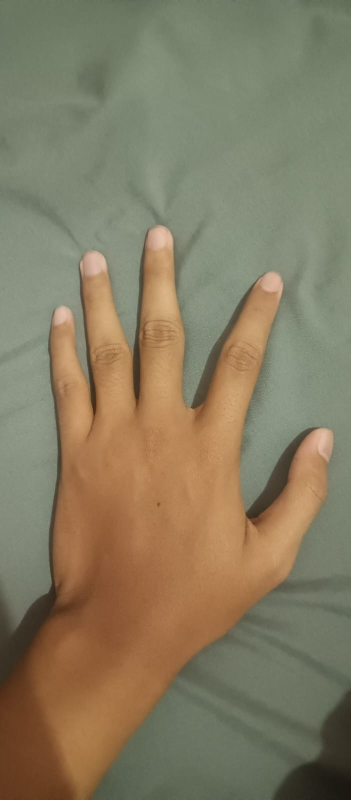
#> input picture backend/models/Kuku-Anemia/experiments/yolo26_seg/dataset_app/images/train/app_0000.jpg, 702 x 1600 px (shown at 1/2 size); its folder holds only this picture in this run
$ python -i content_guard.py   (imports and definitions only)
#> lines starting #> are read from the running program, lines starting #| are printed output that depends on the picture; after the words box and inside, x2 and y2 are one past the last pixel; in counts of white or black regions, pixels touching at a corner belong together
### backend/models/Deploy_AnemiaEyes/deploy/feature_extraction.py
"""
Shared Conjunctival-Feature Extraction (single source of truth)
================================================================
This module is the *only* place that implements the advanced color-space
masking used to build model features. Both the training pipeline and the
real-time inference module import from here, so the exact same function
(identical thresholds, identical math) is used at training and at
prediction time. Do NOT duplicate this logic anywhere else.

Deployment note: this module intentionally imports only core scientific
libraries (numpy, opencv, scikit-image). It has NO dependency on config.py,
the dataset paths, or any web framework, so it can be imported safely in a
production/inference process without a dataset present.
"""

import cv2
import numpy as np


def rgb2lab(img_rgb_f):
    """Convert float [0,1] RGB to LAB with same ranges as skimage (L:0-100, a:-128..127, b:-128..127)."""
    img_uint8 = (img_rgb_f * 255).astype(np.uint8)
    lab_cv = cv2.cvtColor(img_uint8, cv2.COLOR_RGB2LAB).astype(np.float64)
    lab_cv[:, :, 0] *= 100.0 / 255.0
    lab_cv[:, :, 1] -= 128.0
    lab_cv[:, :, 2] -= 128.0
    return lab_cv


def rgb2hsv(img_rgb_f):
    """Convert float [0,1] RGB to HSV with same ranges as skimage (H:0-1, S:0-1, V:0-1)."""
    img_uint8 = (img_rgb_f * 255).astype(np.uint8)
    hsv_cv = cv2.cvtColor(img_uint8, cv2.COLOR_RGB2HSV).astype(np.float64)
    hsv_cv[:, :, 0] /= 180.0
    hsv_cv[:, :, 1] /= 255.0
    hsv_cv[:, :, 2] /= 255.0
    return hsv_cv


def clean_mask_morphology(mask, kernel_size=5):
    """Remove small isolated noise specks and fill small holes in the main blob."""
    kernel = cv2.getStructuringElement(cv2.MORPH_ELLIPSE, (kernel_size, kernel_size))
    cleaned = cv2.morphologyEx(mask.astype(np.uint8), cv2.MORPH_OPEN, kernel)
    cleaned = cv2.morphologyEx(cleaned, cv2.MORPH_CLOSE, kernel)
    return cleaned.astype(bool)


def keep_largest_component(mask):
    """Keep only the largest connected component (assumption: conjunctiva = the
    largest continuous region)."""
    mask_uint8 = mask.astype(np.uint8)
    num_labels, labels, stats, _ = cv2.connectedComponentsWithStats(
        mask_uint8, connectivity=8)
    if num_labels <= 1:
        return mask
    largest_idx = 1 + np.argmax(stats[1:, cv2.CC_STAT_AREA])
    return (labels == largest_idx)


def extract_features_advanced_masking(img_bgr, return_masks=False,
                                      min_valid_pixels=100):
    """
    Advanced color-space masking feature extractor.

    Copies verbatim the logic used to build the training features
    (same background rejection, same tissue-mask thresholds, same
    mean/std statistics). Changing ANY value here invalidates the
    deployed model — keep it in sync with training.

    Args:
        img_bgr (np.ndarray): BGR image loaded with OpenCV (cv2.imread)
        return_masks (bool): Whether to return visualization masks
        min_valid_pixels (int): Minimum valid pixel count before the
            tissue mask is relaxed to just the background mask

    Returns:
        dict: feature dictionary, OR
        (heatmap_rgb_ish, segmented_rgb): if return_masks=True, OR
        None: if image has too few valid pixels (< 10)
    """
    # Convert BGR to RGB
    img_rgb = cv2.cvtColor(img_bgr, cv2.COLOR_BGR2RGB)
    img_rgb_f = img_rgb.astype(np.float32) / 255.0

    # Convert to LAB and HSV color spaces
    img_lab = rgb2lab(img_rgb_f)
    img_hsv = rgb2hsv(img_rgb_f)

    # ===========================================================================
    # MASKING LAYER 1: Background Rejection (Physical Background)
    # ===========================================================================
    # Detect white background pixels (> 245 in 0-255 scale == > 0.96 in 0-1)
    white_bg = (img_rgb_f[:, :, 0] > 0.96) & \
               (img_rgb_f[:, :, 1] > 0.96) & \
               (img_rgb_f[:, :, 2] > 0.96)

    # Detect black/dark background pixels (< 10 in 0-255 scale == < 0.04 in 0-1)
    black_bg = (img_rgb_f[:, :, 0] < 0.04) & \
               (img_rgb_f[:, :, 1] < 0.04) & \
               (img_rgb_f[:, :, 2] < 0.04)

    # Valid background = NOT white AND NOT black
    valid_bg = ~(white_bg | black_bg)

    # ===========================================================================
    # MASKING LAYER 2: Biological Tissue Detection
    # ===========================================================================
    # Use LAB 'a' channel (red-green axis) + HSV saturation + LAB lightness
    # Relaxed thresholds to ensure pale/anemic conjunctiva tissues are captured
    tissue_mask = (img_lab[:, :, 1] > 5) & \
                  (img_hsv[:, :, 1] > 0.15) & \
                  (img_lab[:, :, 0] > 15)

    # Final valid region = combination of both masks
    final_valid = valid_bg & tissue_mask

    # Fallback 1: If too few pixels detected, relax mask to just valid background
    if final_valid.sum() < min_valid_pixels:
        final_valid = valid_bg

    # Fallback 2: If still insufficient pixels, reject image entirely
    if final_valid.sum() < 10:
        return None

    # ===========================================================================
    # MASKING LAYER 3: Spatial Cleaning
    # Remove small isolated noise specks (e.g. eyelash/skin artifacts that pass
    # the color thresholds) and keep only the main conjunctiva region.
    # This changes the pixel set used for feature statistics, so it changes the
    # extracted feature VALUES for every image (re-trained accordingly).
    # ===========================================================================
    final_valid_before_layer3 = final_valid.copy()
    final_valid = clean_mask_morphology(final_valid, kernel_size=5)
    final_valid = keep_largest_component(final_valid)

    # Safety: never shrink the valid region below the meaningful threshold;
    # fall back to the pre-Layer-3 mask instead of rejecting an image that
    # previously succeeded.
    if final_valid.sum() < 100:
        final_valid = final_valid_before_layer3

    # ===========================================================================
    # FEATURE EXTRACTION (if not returning masks)
    # ===========================================================================
    if not return_masks:
        # Extract statistical features from valid pixels
        features = {
            "mean_R":  np.mean(img_rgb_f[:, :, 0][final_valid]),
            "mean_G":  np.mean(img_rgb_f[:, :, 1][final_valid]),
            "mean_B":  np.mean(img_rgb_f[:, :, 2][final_valid]),

            "mean_L":  np.mean(img_lab[:, :, 0][final_valid]),
            "mean_a":  np.mean(img_lab[:, :, 1][final_valid]),
            "mean_b":  np.mean(img_lab[:, :, 2][final_valid]),

            "mean_S":  np.mean(img_hsv[:, :, 1][final_valid]),
            "mean_V":  np.mean(img_hsv[:, :, 2][final_valid]),

            "std_a":   np.std(img_lab[:, :, 1][final_valid]),
            "std_b":   np.std(img_lab[:, :, 2][final_valid]),
            "std_S":   np.std(img_hsv[:, :, 1][final_valid]),
            "n_valid_px": final_valid.sum(),
        }

        return features

    # ===========================================================================
    # VISUALIZATION MODE (return heatmap overlay + tissue mask)
    # ===========================================================================
    else:
        # Compute attention ONLY on conjunctiva tissue pixels
        attention_score = np.zeros_like(img_lab[:, :, 1])
        a_channel = img_lab[:, :, 1]
        s_channel = img_hsv[:, :, 1]
        a_min = a_channel[final_valid].min() if final_valid.sum() > 0 else a_channel.min()
        attention_score[final_valid] = (
            (a_channel[final_valid] - a_min) * s_channel[final_valid]
        )

        # Blur + normalize
        attention_norm = cv2.GaussianBlur(attention_score, (15, 15), 0)
        attention_norm = cv2.normalize(
            attention_norm, None, 0, 255, cv2.NORM_MINMAX).astype(np.uint8)

        # JET colormap heatmap
        heatmap = cv2.applyColorMap(attention_norm, cv2.COLORMAP_JET)
        heatmap_rgb = cv2.cvtColor(heatmap, cv2.COLOR_BGR2RGB)

        # Overlay: original + heatmap ONLY on tissue, background darkened
        darkened = (img_rgb * 0.3).astype(np.uint8)
        result = darkened.copy()

        tissue_overlay = cv2.addWeighted(
            img_rgb[final_valid], 0.4,
            heatmap_rgb[final_valid], 0.6, 0
        )
        result[final_valid] = tissue_overlay

        return result, final_valid

### backend/services/content_guard.py
"""Content guard: reject uploads that are not an eye or a hand/nail photo.

Pure OpenCV/numpy heuristics — no extra dependency and no extra model. The
goal is to stop obviously wrong input (documents, screenshots, landscapes,
logos, near-black frames) from producing a confident-looking Hb estimate. It
is a sanity filter, not a classifier: a photo that merely looks skin-like can
still pass, which is acceptable because the downstream detectors (conjunctiva
mask for the eye, YOLO/MediaPipe for the hand) remain the authority.

Every rejection message is written for the end user in Indonesian because it
is rendered verbatim in the UI.
"""

import os
import sys

import cv2
import numpy as np

# feature_extraction lives inside the vendored eye repo; inference.py adds the
# same directory to sys.path, but the guard must also work when imported
# first (routes validates content before any model import happens).
_MODEL_DIR = os.path.join(
    os.path.dirname(os.path.dirname(os.path.abspath(__file__))),
    "models", "Deploy_AnemiaEyes", "deploy",
)
if _MODEL_DIR not in sys.path:
    sys.path.insert(0, _MODEL_DIR)

MIN_SIDE_PX = 100
# A photo of a page/screen is dominated by near-white pixels with almost no
# saturation; a real eye/nail photo never looks like that.
WHITE_BG_FRACTION = 0.60
MEAN_SATURATION_DOC = 15
MEAN_VALUE_DARK = 25
# Conjunctiva tissue share of the frame for a valid close-up: some red tissue
# must exist (a pale/anemic conjunctiva yields a small mask, so the floor is
# deliberately low). The ceiling is only a backstop against a literal
# solid-fill frame — a tight macro of the conjunctiva can legitimately cover
# ~95% of the shot, and rejecting those would reject real users.
MIN_TISSUE_FRACTION = 0.005
MAX_TISSUE_FRACTION = 0.99
# Solid fills (a colored wall, a card, a screenshot block) have no texture:
# their grayscale std-dev is ~0 while any real photo sits far above this.
FLAT_MIN_GRAY_STD = 10.0
# Skin-toned pixels are a cheap prior for both slots (eyelid skin for the eye
# slot, the hand for the nail slot). Deliberately lenient: this only has to
# catch obvious non-body photos, the real detection happens downstream. The
# saturation ceiling keeps saturated red/blue objects (traffic lights, logos,
# painted walls) from counting as skin.
MIN_SKIN_FRACTION = 0.03
SKIN_HSV_LOWER = (0, 30, 50)
SKIN_HSV_UPPER = (30, 180, 255)
# Conjunctiva red wraps the OpenCV hue circle (>~160), so a red lower-lid macro
# scores ~0 with the warm-skin band above and has no iris for the Haar cascade.
# Counting red as body tissue only for the eye slot fixes real close-ups being
# rejected as "bukan foto mata"; the morphology in _body_tissue_fraction still
# drops speckle, so a noisy neutral/blue frame stays at ~0.
RED_HSV_LOWER = (160, 30, 50)
RED_HSV_UPPER = (180, 180, 255)

_EYE_MESSAGE = (
    "Gambar ini bukan foto mata/konjungtiva. "
    "Unggah foto kelopak mata bawah atau konjungtiva yang jelas, "
    "dengan pencahayaan merata."
)
_NAIL_MESSAGE = (
    "Gambar ini bukan foto tangan/kuku. "
    "Unggah foto seluruh tangan dengan jari dan kuku terlihat jelas."
)

_cascade = None


# [12 lines left out: function _eye_cascade, not called in this run]


def _body_tissue_fraction(img_bgr: np.ndarray, *ranges: tuple) -> float:
    """Share of body-tissue pixels for the given HSV ranges.

    The morphological open pass matters: it removes single-pixel speckle, so a
    noisy neutral/blue frame (whose hue happens to touch a range) stays at ~0
    while coherent tissue survives.
    """
    hsv = cv2.cvtColor(img_bgr, cv2.COLOR_BGR2HSV)
    mask = np.zeros(hsv.shape[:2], np.uint8)
    for lower, upper in ranges:
        mask = cv2.bitwise_or(mask, cv2.inRange(hsv, lower, upper))
    mask = cv2.morphologyEx(mask, cv2.MORPH_OPEN, np.ones((5, 5), np.uint8), iterations=2)
    return float(np.count_nonzero(mask)) / float(mask.size)


def _skin_fraction(img_bgr: np.ndarray) -> float:
    return _body_tissue_fraction(img_bgr, (SKIN_HSV_LOWER, SKIN_HSV_UPPER))


def _eye_tissue_fraction(img_bgr: np.ndarray) -> float:
    """Body-tissue prior for the eye slot: warm skin OR conjunctiva red."""
    return _body_tissue_fraction(
        img_bgr, (SKIN_HSV_LOWER, SKIN_HSV_UPPER), (RED_HSV_LOWER, RED_HSV_UPPER)
    )


def _looks_like_document(img_bgr: np.ndarray) -> bool:
    b, g, r = img_bgr[:, :, 0], img_bgr[:, :, 1], img_bgr[:, :, 2]
    white = (r > 245) & (g > 245) & (b > 245)
    mean_sat = float(cv2.cvtColor(img_bgr, cv2.COLOR_BGR2HSV)[:, :, 1].mean())
    return float(white.mean()) > WHITE_BG_FRACTION and mean_sat < MEAN_SATURATION_DOC


def _mean_value(img_bgr: np.ndarray) -> float:
    return float(cv2.cvtColor(img_bgr, cv2.COLOR_BGR2HSV)[:, :, 2].mean())


def _tissue_fraction(img_bgr: np.ndarray) -> float | None:
    """Share of conjunctiva-like tissue pixels, or None when undecidable."""
    try:
        from feature_extraction import extract_features_advanced_masking
        out = extract_features_advanced_masking(img_bgr, return_masks=True)
    except Exception:
        return None
    if not isinstance(out, tuple) or len(out) != 2 or out[1] is None:
        return None
    return float(np.mean(out[1]))


# [10 lines left out: function _eye_detected, not called in this run]


def _check_common(img_bgr: np.ndarray, not_photo_msg: str) -> str | None:
    """Shared guards (readable, minimum size, not a document, not near-black)."""
    if img_bgr is None or getattr(img_bgr, "size", 0) == 0:
        return "Gambar tidak dapat dibaca. Coba unggah foto lain."
    h, w = img_bgr.shape[:2]
    if min(h, w) < MIN_SIDE_PX:
        return "Gambar terlalu kecil untuk dianalisis. Unggah foto resolusi lebih besar."
    if _looks_like_document(img_bgr):
        return not_photo_msg
    if _mean_value(img_bgr) < MEAN_VALUE_DARK:
        return "Gambar terlalu gelap untuk dianalisis. Unggah foto dengan pencahayaan lebih baik."
    # A frame with essentially no texture is a fill, not a photographed scene.
    gray_std = float(cv2.cvtColor(img_bgr, cv2.COLOR_BGR2GRAY).std())
    if gray_std < FLAT_MIN_GRAY_STD:
        return not_photo_msg
    return None


def check_eye_image(img_bgr) -> str | None:
    """Return a user-facing rejection reason, or None when the photo may be an eye."""
    reason = _check_common(img_bgr, _EYE_MESSAGE)
    if reason is not None:
        return reason

    tissue = _tissue_fraction(img_bgr)
    if tissue is None or tissue < MIN_TISSUE_FRACTION:
        return _EYE_MESSAGE
    if tissue > MAX_TISSUE_FRACTION:
        return _EYE_MESSAGE

    # Eyelid skin (or conjunctiva red) around the eye, or a detected eye, must
    # be present. Red is required here because a lower-lid macro has no warm
    # skin and no iris, so skin-only corroboration rejected valid close-ups.
    if _eye_tissue_fraction(img_bgr) < MIN_SKIN_FRACTION and not _eye_detected(img_bgr):
        return _EYE_MESSAGE
    return None


# [16 lines left out: functions check_nail_image, check_nail_image_bytes, not called in this run]

>>> import cv2
>>> picture = cv2.imread('../models/Kuku-Anemia/experiments/yolo26_seg/dataset_app/images/train/app_0000.jpg')
#> picture is the input picture: shape (1600, 702, 3); mean B, G, R 97.4, 123.6, 133.7
>>> result = check_eye_image(picture)
#> in _looks_like_document, `b, g, r = img_bgr[:, :, 0], img_bgr[:, :, 1], img_bgr[:, :, 2]`:
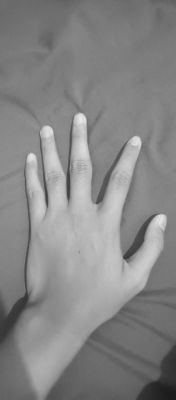
#> r: shape (1600, 702) (shown at 1/4 size); min 26, max 231, mean 133.7
#> in _looks_like_document, `mean_sat = float(cv2.cvtColor(img_bgr, cv2.COLOR_BGR2HSV)[:, :, 1].mea..`: mean_sat = 73.42
#> in _check_common, `gray_std = float(cv2.cvtColor(img_bgr, cv2.COLOR_BGR2GRAY).std())`: gray_std = 23.37
#> in extract_features_advanced_masking, `tissue_mask = (img_lab[:, :, 1] > 5) & \ (img_hsv[:, :, 1] > 0.15) & \..`:
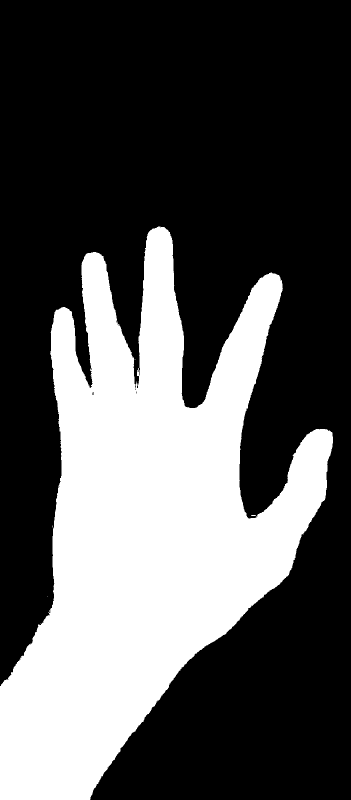
#> tissue_mask: shape (1600, 702) bool (shown at 1/2 size); 33.2% white; 6 white regions (5 under 20 px), largest, box (x1, y1, x2, y2) and area: (0, 453, 666, 1600) 373106
#> in keep_largest_component, `num_labels, labels, stats, _ = cv2.connectedComponentsWithStats( mask_..`: num_labels = 2; stats = [[0, 0, 702, 1600, 750329], [0, 453, 666, 1147, 372871]]
#> in keep_largest_component, `largest_idx = 1 + np.argmax(stats[1:, cv2.CC_STAT_AREA])`: largest_idx = 1
#> in extract_features_advanced_masking, `a_channel = img_lab[:, :, 1]`:
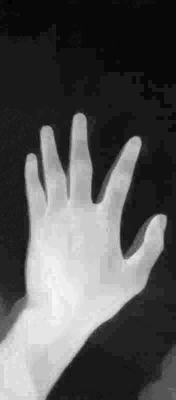
#> a_channel: shape (1600, 702) float64 (shown at 1/4 size); min -10, max 20, mean 0.113; drawn with min black and max white
#> in extract_features_advanced_masking, `s_channel = img_hsv[:, :, 1]`:
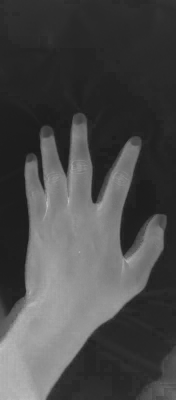
#> s_channel: shape (1600, 702) float64 (shown at 1/4 size); min 0.0902, max 0.839, mean 0.288
#> in extract_features_advanced_masking, `a_min = a_channel[final_valid].min() if final_valid.sum() > 0 else a_c..`: a_min = 4
#> in extract_features_advanced_masking, `heatmap = cv2.applyColorMap(attention_norm, cv2.COLORMAP_JET)`:
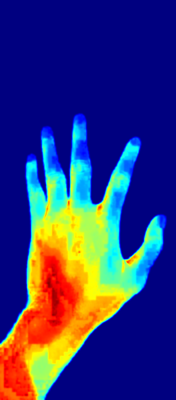
#> heatmap: shape (1600, 702, 3) (shown at 1/4 size); mean B, G, R 118.3, 57.1, 52.2
#> in extract_features_advanced_masking, `result[final_valid] = tissue_overlay`:
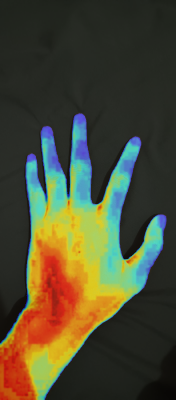
#> result: shape (1600, 702, 3) (shown at 1/4 size); mean R, G, B 76.6, 74.9, 50.7
#> in check_eye_image, `tissue = _tissue_fraction(img_bgr)`: tissue = 0.332
#> in _body_tissue_fraction, `mask = cv2.morphologyEx(mask, cv2.MORPH_OPEN, np.ones((5, 5), np.uint8..`:
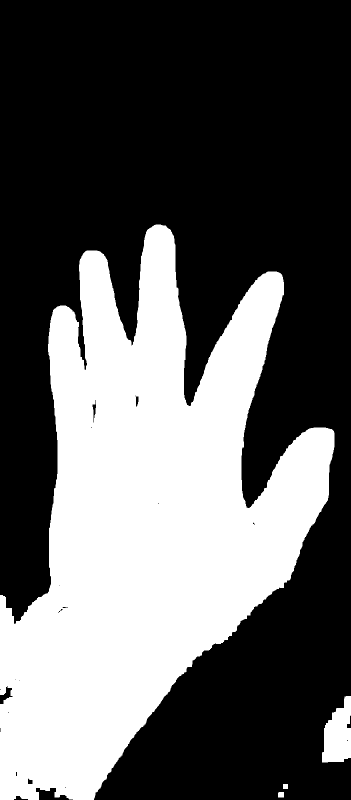
#> mask: shape (1600, 702) (shown at 1/2 size); 37.1% white; 4 white regions, box (x1, y1, x2, y2) and area: (0, 449, 669, 1600) 410695, (644, 1392, 702, 1525) 5526, (556, 1584, 568, 1595) 130, (566, 1568, 576, 1578) 100
